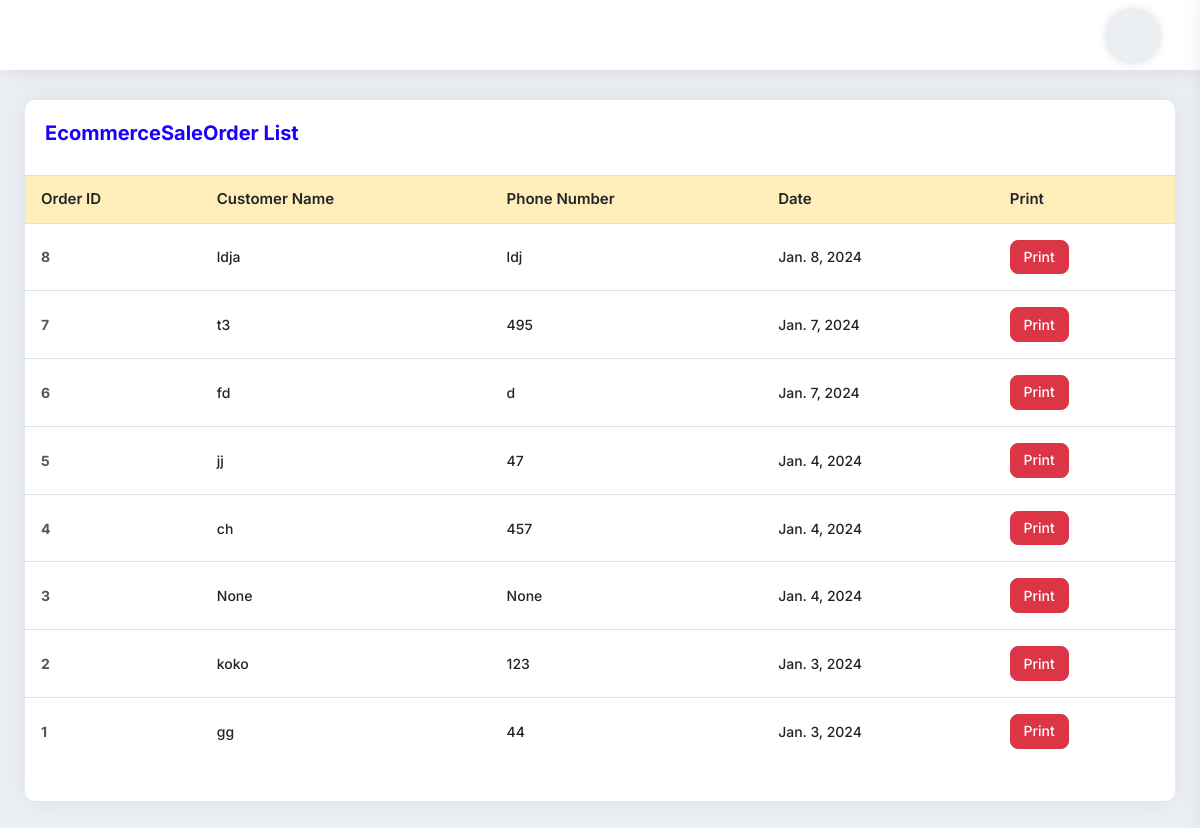
The page /EcommerceSaleOrder/ on the database as committed earlier.
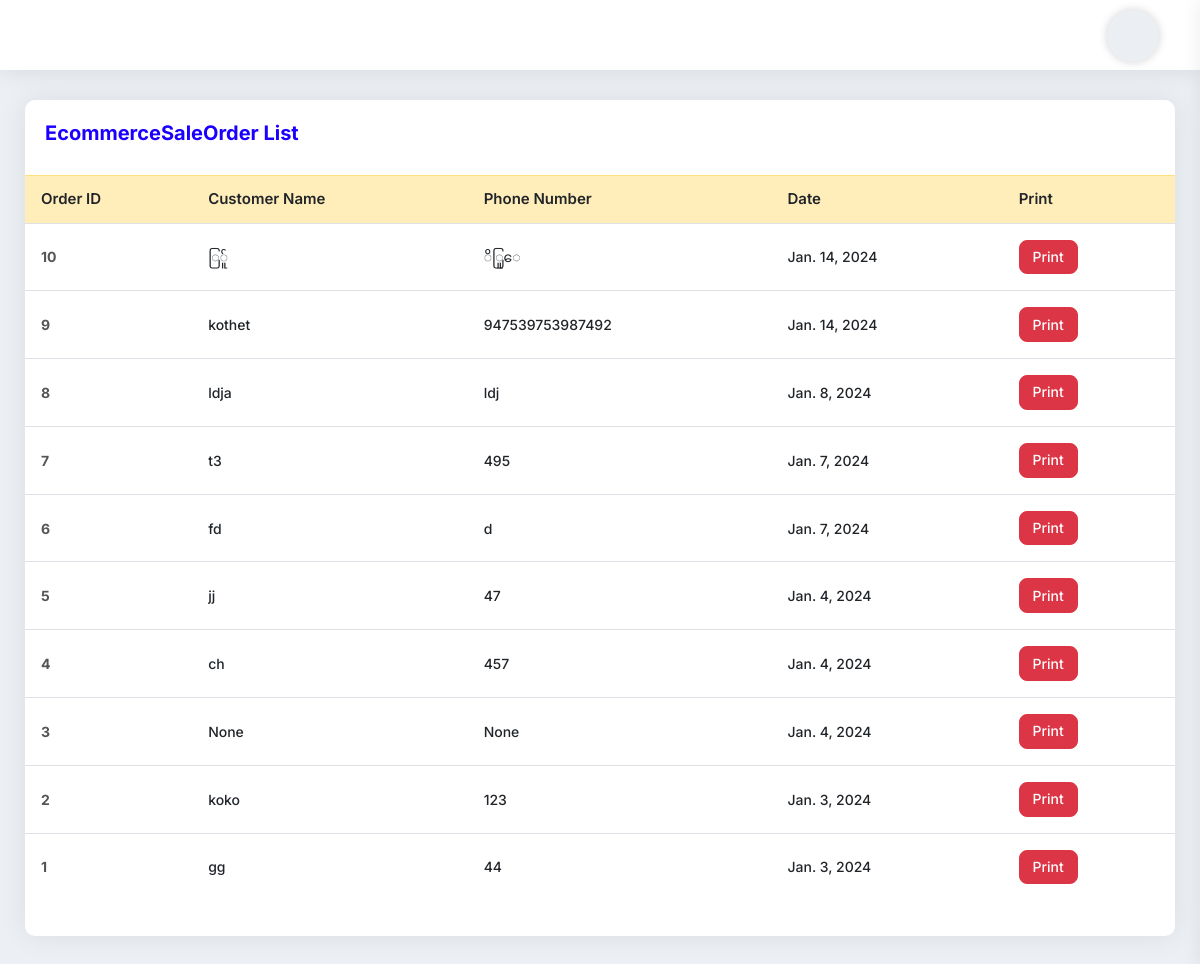
The same page on the database as committed later.
### myapp/models.py (models this page shows, shortened)
class EcommerceOrder(models.Model):
    cart = models.OneToOneField(EcommerceCart, on_delete=models.CASCADE)
    customer_name = models.CharField(max_length=255,null=True, blank=True)
    shipping_address = models.CharField(max_length=255, null=True, blank=True)
    mobile = models.CharField(max_length=255,null=True, blank=True)
    orderstatus = models.PositiveIntegerField(default=1)
    created_at = models.DateField(auto_now_add=True)

### myapp/views.py (the view)
# urls.py: path('EcommerceSaleOrder/', EcommerceSaleOrder.as_view(), name='EcommerceSaleOrder'),
class EcommerceSaleOrder(TemplateView):
    template_name='EcommerceSaleOrder.html'
    def get_context_data(self, **kwargs):
        context = super().get_context_data(**kwargs)
        or_data = EcommerceOrder.objects.all().order_by('-id')
        context['or_data']=or_data
        return context

### templates/EcommerceSaleOrder.html
{% extends 'base.html' %}
{% block content %}
<div class="card-box mb-30">
    <div class="pd-20">
        <h4 class="text-blue h4">EcommerceSaleOrder List</h4>
    </div>
    <div class="pb-20">
        <table class="data-table table stripe hover nowrap">
            <thead>
            <tr class="table-warning">
                <th>Order ID</th>
                <th>Customer Name</th>
                <th>Phone Number</th>
                <th>Date</th>
                <th>Print</th>
            </tr>
            </thead>
            <tbody>
            {% for p in or_data %}
            <tr class="">
                <td class="table-plus"><a href="{% url 'myapp:NotiOrderDetailView' p.id %}"><b>{{p.id}}</b></a></td>
                <td>{{p.customer_name}}</td>
                <td>{{p.mobile}}</td>
                <td>{{p.created_at}}</td>
                <td>
                    <a href="{% url 'myapp:NotiOrderDetailView' p.id %}" target="_blank" class="btn btn-sm btn-danger">Print</a>
                </td>
            </tr>
            {% endfor %}
            </tbody>
        </table>
    </div>
</div>
{% endblock content %}

Rows that differ between the two databases and show on the page:
added EcommerceOrder: id "10", customer_name "ြ်ူ", mobile "ိြူ‌ေ", created_at "Jan. 14, 2024"
added EcommerceOrder: id "9", customer_name "kothet", mobile "947539753987492", created_at "Jan. 14, 2024"
